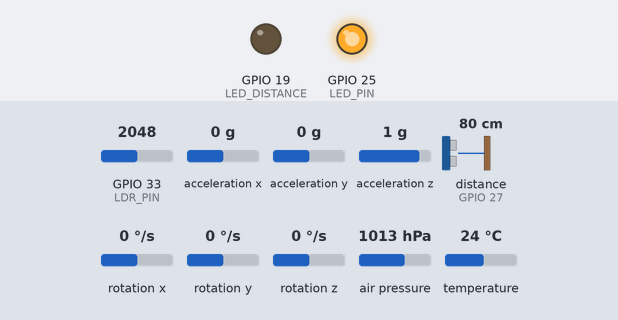
Recording of a sketch running on a simulated ESP32. Parts: output pins drawn as LEDs (lit = HIGH). Wiring (inferred from the names in the program): ultrasonic range finder: trigger GPIO 26; echo GPIO 27. The test bench sets the inputs (shaded band); at power-on: distance to the obstacle (sensor on GPIO 27) 80 cm, GPIO 33 (LDR_PIN) = 2048, acceleration x 0 g, acceleration y 0 g, acceleration z 1 g, rotation x 0 °/s, rotation y 0 °/s, rotation z 0 °/s, air pressure 1013 hPa, temperature 24 °C (analog values on the 0–4095 scale). The echo pulse lasts 58.3 µs per cm; WiFi joins after 1.5 s; servers stay silent unless stated; no MQTT or app messages arrive unless stated; pins used as bus, display or sensor lines are not drawn; what the sketch prints to the serial monitor is not drawn.

Above: at 3.8 s.
3.9 s: distance to the obstacle (sensor on GPIO 27) set to 54 cm
5.9 s: distance to the obstacle (sensor on GPIO 27) set to 45 cm
At 7.9 s:
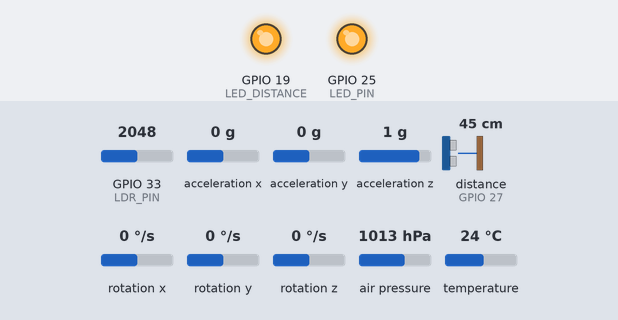
8.2 s: distance to the obstacle (sensor on GPIO 27) set to 120 cm
At 9.9 s:
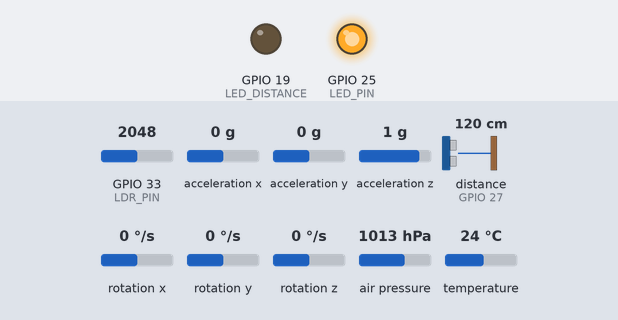
10.2 s: distance to the obstacle (sensor on GPIO 27) set to 2 cm
At 11.6 s:
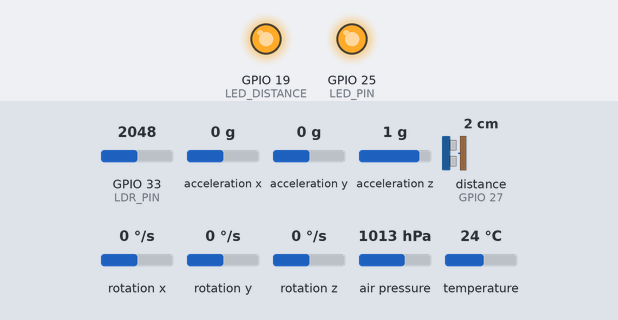
Timing chart, 0 to 13.2 s (numbered marks = the images above; inputs shaded):
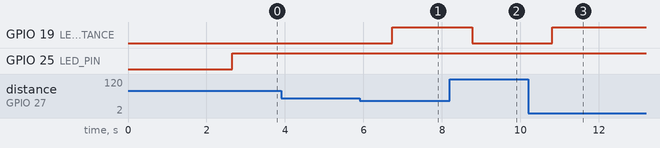

Measured:
- the behaviour switches between 51 and 50 cm on distance to the obstacle (sensor on GPIO 27) (found by bisection; images 0 and 1)
- after the input at 3.9 s, every drawn part: stays the same
- after the input at 5.9 s, GPIO 19 (LED_DISTANCE): LOW → HIGH after 0.84 s
- after the input at 8.2 s, GPIO 19 (LED_DISTANCE): HIGH → LOW after 0.58 s
- after the input at 10.2 s, GPIO 19 (LED_DISTANCE): LOW → HIGH after 0.61 s

The sketch:

pub.ino
```cpp
#include <WiFi.h>
#include <PubSubClient.h>
#include <Wire.h>
#include <MPU9250_asukiaaa.h>
#include <Adafruit_BMP280.h>
#include "esp_bt.h"

// WiFi
const char* ssid = "PC_DE_king";
const char* password = "000000001";

// MQTT
const char* mqtt_server = "192.168.137.1";
const int mqtt_port = 1884;
const char* topic = "systeme_alerte_vehicule";

// ===== Capteurs =====
MPU9250_asukiaaa imu;
Adafruit_BMP280 bmp;

// ================= HC-SR04 =================
#define TRIG_PIN 26
#define ECHO_PIN 27
#define LED_DISTANCE 19

#define SOUND_SPEED 0.034   // cm/us
#define DIST_THRESHOLD_CM 50.0  // 0.5 m


// ===== LDR + LED =====
#define LDR_PIN 33        // ADC
#define LED_PIN 25
#define LIGHT_THRESHOLD 3530

// ===== Seuils =====
const float SHOCK_THRESHOLD = 2.5;      // g
const float TILT_THRESHOLD  = 30.0;     // degrés

WiFiClient espClient;
PubSubClient client(espClient);

// ===== Variables LDR =====
static int lastLightValue = 0;

void setup_wifi() {
  delay(100);
  btStop();

  WiFi.mode(WIFI_STA);
  WiFi.setSleep(false);

  Serial.println();
  Serial.print("Connexion à ");
  Serial.println(ssid);

  WiFi.begin(ssid, password);

  unsigned long startAttemptTime = millis();
  while (WiFi.status() != WL_CONNECTED &&
         millis() - startAttemptTime < 20000) {
    delay(500);
    Serial.print(".");
  }

  if (WiFi.status() == WL_CONNECTED) {
    Serial.println("\n✅ WiFi connecté");
    Serial.print("IP : ");
    Serial.println(WiFi.localIP());
  } else {
    Serial.println("\n❌ Échec connexion WiFi");
  }
}

void reconnect() {
  while (!client.connected()) {
    Serial.print("Connexion au broker MQTT...");
    if (client.connect("ESP32_Publisher")) {
      Serial.println("Connecté !");
    } else {
      Serial.print("Échec, rc=");
      Serial.print(client.state());
      Serial.println(" → nouvelle tentative dans 5s");
      delay(5000);
    }
  }
}

// ===== HC-SR04 =====
float readDistanceCM() {
  // Nettoyage
  digitalWrite(TRIG_PIN, LOW);
  delayMicroseconds(5);

  // Impulsion TRIG
  digitalWrite(TRIG_PIN, HIGH);
  delayMicroseconds(10);
  digitalWrite(TRIG_PIN, LOW);

  // Lecture ECHO avec timeout (30 ms ≈ 5 m)
  long duration = pulseIn(ECHO_PIN, HIGH, 30000);

  if (duration == 0) {
    return -1.0;  // aucun écho
  }

  // distance en cm
  return (duration * 0.0343) / 2.0;
}


void setup() {
  Serial.begin(115200);
  delay(1000);

  setup_wifi();
  client.setServer(mqtt_server, mqtt_port);

    // ADC ESP32
  analogReadResolution(12);
  analogSetAttenuation(ADC_11db);

  //infrarouge
  pinMode(TRIG_PIN, OUTPUT);
  pinMode(ECHO_PIN, INPUT);
  pinMode(LED_DISTANCE, OUTPUT);

  digitalWrite(TRIG_PIN, LOW);
  digitalWrite(LED_DISTANCE, LOW);


  pinMode(LED_PIN, OUTPUT);

  Wire.begin(21, 22);

  imu.setWire(&Wire);
  imu.beginAccel();
  imu.beginGyro();
  imu.beginMag();

  if (!bmp.begin(0x76)) {
    Serial.println("❌ BMP280 non détecté");
  } else {
    Serial.println("✅ BMP280 OK");
  }
}


// ================= LOOP =================
void loop() {
  if (!client.connected()) reconnect();
  client.loop();

  // ===== GY-91 =====
  imu.accelUpdate();

  float ax = imu.accelX();
  float ay = imu.accelY();
  float az = imu.accelZ();

  float acc_total = sqrt(ax * ax + ay * ay + az * az);
  float angle = atan2(ax, az) * 180.0 / PI;

  bool choc = acc_total > SHOCK_THRESHOLD;
  bool inclinaison = abs(angle) > TILT_THRESHOLD;

  float temperature = bmp.readTemperature();
  float pressure = bmp.readPressure() / 100.0;

    // ===== LDR =====
  float rawLight = analogRead(LDR_PIN);
  float lightValue = (lastLightValue * 7.0 + rawLight) / 8.0;
  lastLightValue = lightValue * 0.979;

  bool sombre = lightValue < LIGHT_THRESHOLD;
  digitalWrite(LED_PIN, sombre ? HIGH : LOW);

float distance_cm = readDistanceCM();
bool obstacle = false;

if (distance_cm > 0 && distance_cm <= DIST_THRESHOLD_CM) {
  obstacle = true;
  digitalWrite(LED_DISTANCE, HIGH);
} else {
  digitalWrite(LED_DISTANCE, LOW);
}


  // ===== JSON MQTT =====
  String payload = "{";
  payload += "\"ax\":" + String(ax,2) + ",";
  payload += "\"ay\":" + String(ay,2) + ",";
  payload += "\"az\":" + String(az,2) + ",";
  payload += "\"acceleration\":"  + String(acc_total,2) + ",";
  payload += "\"ang\":" + String(angle,1) + ",";
  payload += "\"choc\":" + String(choc ? 1 : 0) + ",";
  payload += "\"inclinaison\":" + String(inclinaison ? 1 : 0) + ",";
  payload += "\"lightValue\":" + String(lightValue) + ",";
  payload += "\"dark\":" + String(sombre ? 1 : 0) + ",";
  payload += "\"temp\":" + String(temperature,1) + ",";
  payload += "\"pre\":" + String(pressure,1);
  payload += ",\"distance_cm\":" + String(distance_cm,1);
  payload += ",\"obstacle\":" + String(obstacle ? 1 : 0);
  payload += "}";

  Serial.println(payload);
  client.publish(topic, payload.c_str());

  delay(1000);
}
```
